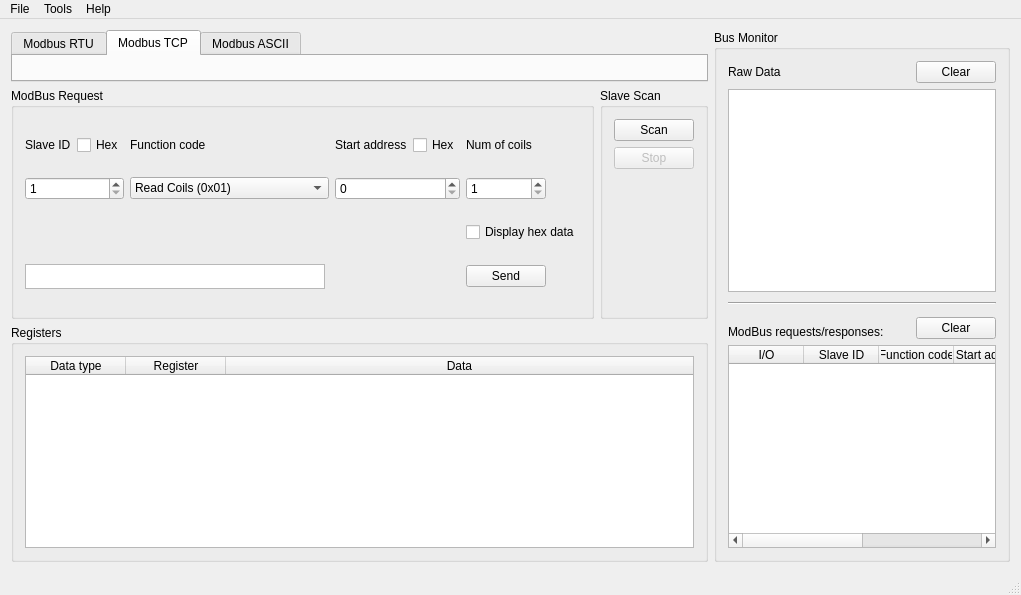
<?xml version="1.0" encoding="UTF-8"?>
<ui version="4.0">
 <class>MainWindowClass</class>
 <widget class="QMainWindow" name="MainWindowClass">
  <property name="geometry">
   <rect>
    <x>0</x>
    <y>0</y>
    <width>1021</width>
    <height>595</height>
   </rect>
  </property>
  <property name="windowTitle">
   <string>QModBus</string>
  </property>
  <property name="windowIcon">
   <iconset resource="../data/qmodbus.qrc">
    <normaloff>:/images/logo.png</normaloff>:/images/logo.png</iconset>
  </property>
  <widget class="QWidget" name="centralWidget">
   <layout class="QHBoxLayout" name="horizontalLayout_3">
    <item>
     <layout class="QVBoxLayout" name="verticalLayout">
      <item>
       <widget class="QTabWidget" name="tabWidget">
        <property name="sizePolicy">
         <sizepolicy hsizetype="Expanding" vsizetype="Minimum">
          <horstretch>0</horstretch>
          <verstretch>0</verstretch>
         </sizepolicy>
        </property>
        <property name="currentIndex">
         <number>1</number>
        </property>
        <widget class="QWidget" name="tab">
         <attribute name="title">
          <string>Modbus RTU</string>
         </attribute>
         <layout class="QHBoxLayout" name="horizontalLayout">
          <item>
           <widget class="RtuSettingsWidget" name="rtuSettingsWidget" native="true"/>
          </item>
         </layout>
        </widget>
        <widget class="QWidget" name="tab_2">
         <attribute name="title">
          <string>Modbus TCP</string>
         </attribute>
         <layout class="QHBoxLayout" name="horizontalLayout_2">
          <item>
           <widget class="TcpIpSettingsWidget" name="tcpSettingsWidget" native="true"/>
          </item>
         </layout>
        </widget>
        <widget class="QWidget" name="tab_3">
         <attribute name="title">
          <string>Modbus ASCII</string>
         </attribute>
         <layout class="QHBoxLayout" name="horizontalLayout_2">
          <item>
           <widget class="AsciiSettingsWidget" name="asciiSettingsWidget" native="true"/>
          </item>
         </layout>
        </widget>
       </widget>
      </item>
      <item>
       <layout class="QHBoxLayout" name="requestRowLayout">
        <item>
         <widget class="QGroupBox" name="groupBox_2">
          <property name="title">
           <string>ModBus Request</string>
          </property>
          <layout class="QGridLayout" name="gridLayout_2">
           <item row="0" column="0">
            <layout class="QHBoxLayout" name="slaveIdLabelLayout">
             <item>
              <widget class="QLabel" name="label_6">
               <property name="text">
                <string>Slave ID</string>
               </property>
              </widget>
             </item>
             <item>
              <widget class="QCheckBox" name="slaveIdHex">
               <property name="text">
                <string>Hex</string>
               </property>
              </widget>
             </item>
             <item>
              <spacer name="slaveIdLabelSpacer">
               <property name="orientation">
                <enum>Qt::Horizontal</enum>
               </property>
               <property name="sizeHint" stdset="0">
                <size>
                 <width>0</width>
                 <height>0</height>
                </size>
               </property>
              </spacer>
             </item>
            </layout>
           </item>
           <item row="0" column="1">
            <widget class="QLabel" name="label_7">
             <property name="text">
              <string>Function code</string>
             </property>
            </widget>
           </item>
           <item row="0" column="2">
            <layout class="QHBoxLayout" name="startAddrLabelLayout">
             <item>
              <widget class="QLabel" name="label_8">
               <property name="text">
                <string>Start address</string>
               </property>
              </widget>
             </item>
             <item>
              <widget class="QCheckBox" name="startAddrHex">
               <property name="text">
                <string>Hex</string>
               </property>
              </widget>
             </item>
             <item>
              <spacer name="startAddrLabelSpacer">
               <property name="orientation">
                <enum>Qt::Horizontal</enum>
               </property>
               <property name="sizeHint" stdset="0">
                <size>
                 <width>0</width>
                 <height>0</height>
                </size>
               </property>
              </spacer>
             </item>
            </layout>
           </item>
           <item row="0" column="3">
            <widget class="QLabel" name="label_9">
             <property name="text">
              <string>Num of coils</string>
             </property>
            </widget>
           </item>
           <item row="1" column="0">
            <widget class="QSpinBox" name="slaveID">
             <property name="minimum">
              <number>1</number>
             </property>
             <property name="maximum">
              <number>254</number>
             </property>
            </widget>
           </item>
           <item row="1" column="1">
            <widget class="QComboBox" name="functionCode">
             <item>
              <property name="text">
               <string>Read Coils (0x01)</string>
              </property>
             </item>
             <item>
              <property name="text">
               <string>Read Discrete Inputs (0x02)</string>
              </property>
             </item>
             <item>
              <property name="text">
               <string>Read Holding Registers (0x03)</string>
              </property>
             </item>
             <item>
              <property name="text">
               <string>Read Input Registers (0x04)</string>
              </property>
             </item>
             <item>
              <property name="text">
               <string>Write Single Coil (0x05)</string>
              </property>
             </item>
             <item>
              <property name="text">
               <string>Write Single Register (0x06)</string>
              </property>
             </item>
             <item>
              <property name="text">
               <string>Write Multiple Coils (0x0f)</string>
              </property>
             </item>
             <item>
              <property name="text">
               <string>Write Multiple Registers (0x10)</string>
              </property>
             </item>
            </widget>
           </item>
           <item row="1" column="2">
            <widget class="QSpinBox" name="startAddr">
             <property name="maximum">
              <number>65535</number>
             </property>
            </widget>
           </item>
           <item row="1" column="3">
            <widget class="QSpinBox" name="numCoils">
             <property name="minimum">
              <number>1</number>
             </property>
             <property name="maximum">
              <number>65535</number>
             </property>
            </widget>
           </item>
           <item row="1" column="4">
            <spacer name="horizontalSpacer">
             <property name="orientation">
              <enum>Qt::Horizontal</enum>
             </property>
             <property name="sizeHint" stdset="0">
              <size>
               <width>40</width>
               <height>20</height>
              </size>
             </property>
            </spacer>
           </item>
           <item row="2" column="0">
            <spacer name="verticalSpacer">
             <property name="orientation">
              <enum>Qt::Vertical</enum>
             </property>
             <property name="sizeType">
              <enum>QSizePolicy::Fixed</enum>
             </property>
             <property name="sizeHint" stdset="0">
              <size>
               <width>20</width>
               <height>20</height>
              </size>
             </property>
            </spacer>
           </item>
           <item row="2" column="3" colspan="2">
            <widget class="QCheckBox" name="checkBoxHexData">
             <property name="text">
              <string>Display hex data</string>
             </property>
            </widget>
           </item>
           <item row="3" column="0" colspan="3">
            <widget class="QTextEdit" name="requestPreview">
             <property name="sizePolicy">
              <sizepolicy hsizetype="Fixed" vsizetype="Fixed">
               <horstretch>0</horstretch>
               <verstretch>0</verstretch>
              </sizepolicy>
             </property>
             <property name="maximumSize">
              <size>
               <width>300</width>
               <height>25</height>
              </size>
             </property>
             <property name="font">
              <font>
               <family>Courier</family>
              </font>
             </property>
             <property name="verticalScrollBarPolicy">
              <enum>Qt::ScrollBarAlwaysOff</enum>
             </property>
             <property name="horizontalScrollBarPolicy">
              <enum>Qt::ScrollBarAlwaysOff</enum>
             </property>
             <property name="undoRedoEnabled">
              <bool>false</bool>
             </property>
             <property name="textInteractionFlags">
              <set>Qt::TextSelectableByKeyboard|Qt::TextSelectableByMouse</set>
             </property>
            </widget>
           </item>
           <item row="3" column="3">
            <widget class="QPushButton" name="sendBtn">
             <property name="text">
              <string>Send</string>
             </property>
            </widget>
           </item>
          </layout>
         </widget>
        </item>
        <item>
         <widget class="QGroupBox" name="groupBoxScan">
          <property name="sizePolicy">
           <sizepolicy hsizetype="Fixed" vsizetype="Preferred">
            <horstretch>0</horstretch>
            <verstretch>0</verstretch>
           </sizepolicy>
          </property>
          <property name="title">
           <string>Slave Scan</string>
          </property>
          <layout class="QVBoxLayout" name="scanButtonsLayout">
           <item>
            <widget class="QPushButton" name="scanBtn">
             <property name="text">
              <string>Scan</string>
             </property>
            </widget>
           </item>
           <item>
            <widget class="QPushButton" name="stopScanBtn">
             <property name="enabled">
              <bool>false</bool>
             </property>
             <property name="text">
              <string>Stop</string>
             </property>
            </widget>
           </item>
           <item>
            <spacer name="scanButtonsSpacer">
             <property name="orientation">
              <enum>Qt::Vertical</enum>
             </property>
             <property name="sizeHint" stdset="0">
              <size>
               <width>20</width>
               <height>0</height>
              </size>
             </property>
            </spacer>
           </item>
          </layout>
         </widget>
        </item>
       </layout>
      </item>
      <item>
       <widget class="QGroupBox" name="groupBox_4">
        <property name="title">
         <string>Registers</string>
        </property>
        <layout class="QVBoxLayout" name="verticalLayout_2">
         <item>
          <widget class="QTableWidget" name="regTable">
           <attribute name="horizontalHeaderDefaultSectionSize">
            <number>100</number>
           </attribute>
           <attribute name="horizontalHeaderStretchLastSection">
            <bool>true</bool>
           </attribute>
           <attribute name="verticalHeaderVisible">
            <bool>false</bool>
           </attribute>
           <attribute name="verticalHeaderDefaultSectionSize">
            <number>21</number>
           </attribute>
           <column>
            <property name="text">
             <string>Data type</string>
            </property>
           </column>
           <column>
            <property name="text">
             <string>Register</string>
            </property>
           </column>
           <column>
            <property name="text">
             <string>Data</string>
            </property>
           </column>
          </widget>
         </item>
        </layout>
       </widget>
      </item>
     </layout>
    </item>
    <item>
     <widget class="QGroupBox" name="groupBox_3">
      <property name="title">
       <string>Bus Monitor</string>
      </property>
      <layout class="QGridLayout" name="gridLayout_4">
       <item row="0" column="0">
        <widget class="QLabel" name="label_10">
         <property name="text">
          <string>Raw Data</string>
         </property>
        </widget>
       </item>
       <item row="0" column="1" colspan="2">
        <spacer name="horizontalSpacer_2">
         <property name="orientation">
          <enum>Qt::Horizontal</enum>
         </property>
         <property name="sizeHint" stdset="0">
          <size>
           <width>201</width>
           <height>20</height>
          </size>
         </property>
        </spacer>
       </item>
       <item row="0" column="3">
        <widget class="QPushButton" name="clearBusRawData">
         <property name="text">
          <string>Clear</string>
         </property>
        </widget>
       </item>
       <item row="1" column="0" colspan="4">
        <widget class="QPlainTextEdit" name="rawData">
         <property name="font">
          <font>
           <family>Fixedsys</family>
           <pointsize>10</pointsize>
          </font>
         </property>
         <property name="undoRedoEnabled">
          <bool>false</bool>
         </property>
         <property name="readOnly">
          <bool>true</bool>
         </property>
        </widget>
       </item>
       <item row="2" column="0">
        <spacer name="verticalSpacer_2">
         <property name="orientation">
          <enum>Qt::Vertical</enum>
         </property>
         <property name="sizeType">
          <enum>QSizePolicy::Fixed</enum>
         </property>
         <property name="sizeHint" stdset="0">
          <size>
           <width>20</width>
           <height>4</height>
          </size>
         </property>
        </spacer>
       </item>
       <item row="3" column="0" colspan="4">
        <widget class="Line" name="line">
         <property name="orientation">
          <enum>Qt::Horizontal</enum>
         </property>
        </widget>
       </item>
       <item row="4" column="0" rowspan="2">
        <spacer name="verticalSpacer_3">
         <property name="orientation">
          <enum>Qt::Vertical</enum>
         </property>
         <property name="sizeType">
          <enum>QSizePolicy::Fixed</enum>
         </property>
         <property name="sizeHint" stdset="0">
          <size>
           <width>20</width>
           <height>4</height>
          </size>
         </property>
        </spacer>
       </item>
       <item row="6" column="0" colspan="2">
        <widget class="QLabel" name="label_11">
         <property name="text">
          <string>ModBus requests/responses:</string>
         </property>
        </widget>
       </item>
       <item row="5" column="2" rowspan="2">
        <spacer name="horizontalSpacer_3">
         <property name="orientation">
          <enum>Qt::Horizontal</enum>
         </property>
         <property name="sizeHint" stdset="0">
          <size>
           <width>156</width>
           <height>20</height>
          </size>
         </property>
        </spacer>
       </item>
       <item row="5" column="3" rowspan="2">
        <widget class="QPushButton" name="clearBusMonTable">
         <property name="text">
          <string>Clear</string>
         </property>
        </widget>
       </item>
       <item row="7" column="0" colspan="4">
        <widget class="QTableWidget" name="busMonTable">
         <property name="editTriggers">
          <set>QAbstractItemView::NoEditTriggers</set>
         </property>
         <attribute name="horizontalHeaderCascadingSectionResizes">
          <bool>true</bool>
         </attribute>
         <attribute name="horizontalHeaderDefaultSectionSize">
          <number>75</number>
         </attribute>
         <attribute name="verticalHeaderDefaultSectionSize">
          <number>21</number>
         </attribute>
         <column>
          <property name="text">
           <string>I/O</string>
          </property>
         </column>
         <column>
          <property name="text">
           <string>Slave ID</string>
          </property>
         </column>
         <column>
          <property name="text">
           <string>Function code</string>
          </property>
         </column>
         <column>
          <property name="text">
           <string>Start address</string>
          </property>
         </column>
         <column>
          <property name="text">
           <string>Num of coils</string>
          </property>
         </column>
         <column>
          <property name="text">
           <string>CRC</string>
          </property>
         </column>
        </widget>
       </item>
      </layout>
     </widget>
    </item>
   </layout>
  </widget>
  <widget class="QStatusBar" name="statusBar"/>
  <widget class="QMenuBar" name="menuBar">
   <property name="geometry">
    <rect>
     <x>0</x>
     <y>0</y>
     <width>1021</width>
     <height>22</height>
    </rect>
   </property>
   <widget class="QMenu" name="menuFile">
    <property name="title">
     <string>File</string>
    </property>
    <addaction name="actionQuit"/>
   </widget>
   <widget class="QMenu" name="menuHelp">
    <property name="title">
     <string>Help</string>
    </property>
    <addaction name="actionAbout_QModBus"/>
   </widget>
   <widget class="QMenu" name="menuTools">
    <property name="title">
     <string>Tools</string>
    </property>
    <addaction name="actionBatchProcessing"/>
   </widget>
   <addaction name="menuFile"/>
   <addaction name="menuTools"/>
   <addaction name="menuHelp"/>
  </widget>
  <action name="actionQuit">
   <property name="text">
    <string>Quit</string>
   </property>
  </action>
  <action name="actionAbout_QModBus">
   <property name="text">
    <string>About QModBus</string>
   </property>
  </action>
  <action name="actionBatchProcessing">
   <property name="text">
    <string>Batch processing</string>
   </property>
  </action>
 </widget>
 <layoutdefault spacing="6" margin="11"/>
 <customwidgets>
  <customwidget>
   <class>RtuSettingsWidget</class>
   <extends>QWidget</extends>
   <header>rtusettingswidget.h</header>
   <container>1</container>
  </customwidget>
  <customwidget>
   <class>TcpIpSettingsWidget</class>
   <extends>QWidget</extends>
   <header>tcpipsettingswidget.h</header>
   <container>1</container>
  </customwidget>
  <customwidget>
   <class>AsciiSettingsWidget</class>
   <extends>QWidget</extends>
   <header>asciisettingswidget.h</header>
   <container>1</container>
  </customwidget>
 </customwidgets>
 <resources>
  <include location="../data/qmodbus.qrc"/>
 </resources>
 <connections>
  <connection>
   <sender>actionQuit</sender>
   <signal>triggered()</signal>
   <receiver>MainWindowClass</receiver>
   <slot>close()</slot>
   <hints>
    <hint type="sourcelabel">
     <x>-1</x>
     <y>-1</y>
    </hint>
    <hint type="destinationlabel">
     <x>214</x>
     <y>236</y>
    </hint>
   </hints>
  </connection>
  <connection>
   <sender>clearBusRawData</sender>
   <signal>clicked()</signal>
   <receiver>rawData</receiver>
   <slot>clear()</slot>
   <hints>
    <hint type="sourcelabel">
     <x>833</x>
     <y>65</y>
    </hint>
    <hint type="destinationlabel">
     <x>669</x>
     <y>186</y>
    </hint>
   </hints>
  </connection>
  <connection>
   <sender>actionBatchProcessing</sender>
   <signal>triggered()</signal>
   <receiver>MainWindowClass</receiver>
   <slot>openBatchProcessor()</slot>
   <hints>
    <hint type="sourcelabel">
     <x>-1</x>
     <y>-1</y>
    </hint>
    <hint type="destinationlabel">
     <x>444</x>
     <y>297</y>
    </hint>
   </hints>
  </connection>
 </connections>
 <slots>
  <slot>openBatchProcessor()</slot>
 </slots>
</ui>
